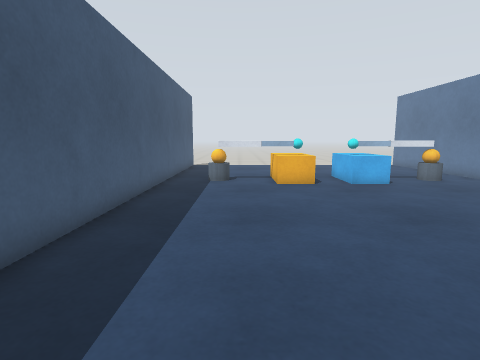
view 1 (above)

16 first-person views from a walk through a Gazebo world. The camera is 0.94 m above the floor, tilts 8° down and sees 80° across. The floor is counted in squares, 0.5 m on a side. Each view is taken from the middle of a square. On the plan, view 1 faces up. The plan holds only what a view shows up to about 16 squares ahead; the rest is blank. The place goes on beyond the plan.

view 2
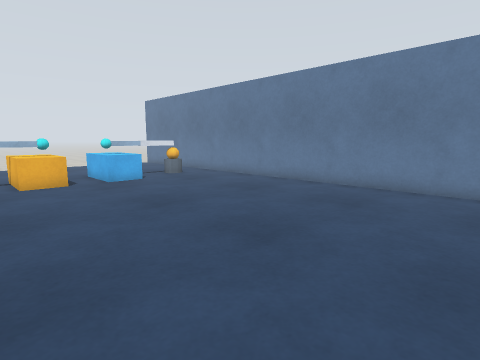

view 3
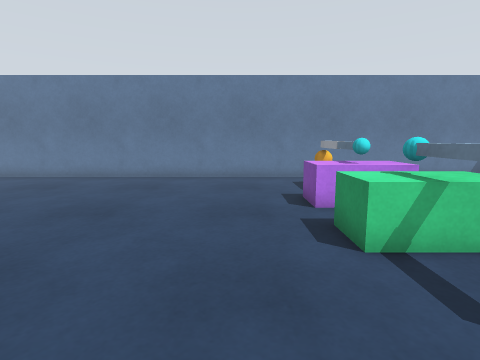

view 4
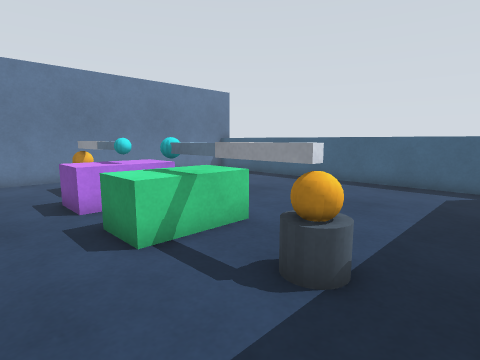

view 5
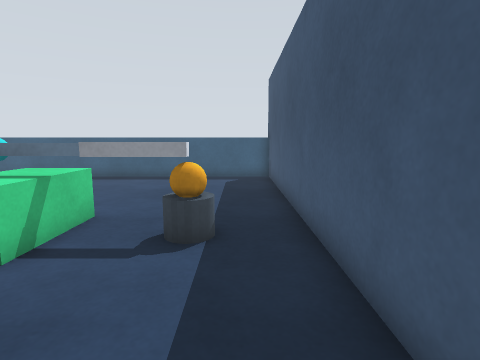

view 6
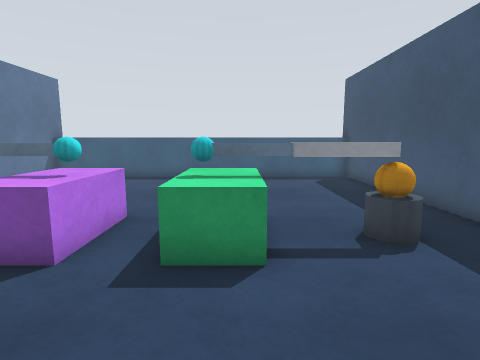

view 7
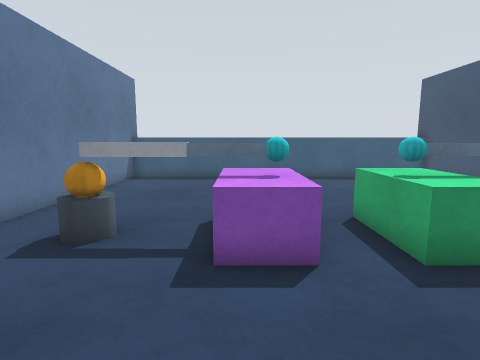

view 8
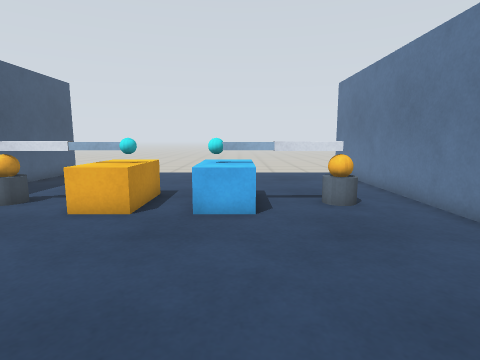

view 9
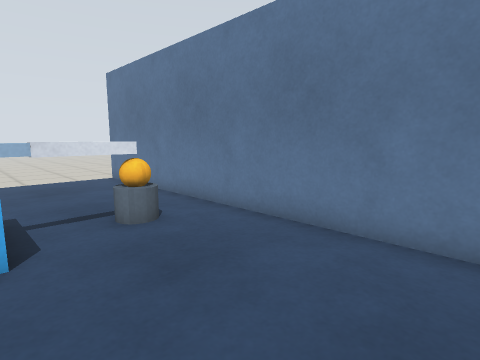

view 10
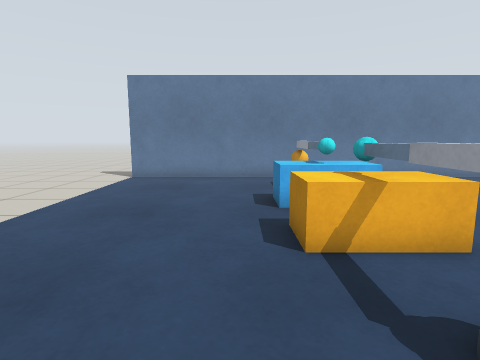

view 11
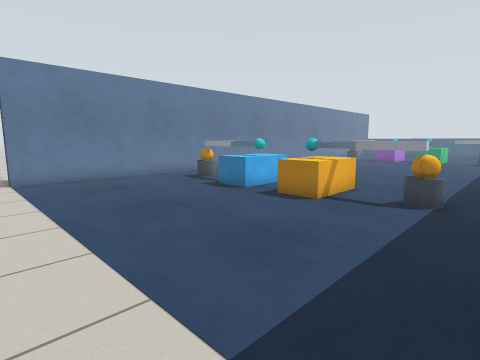

view 12
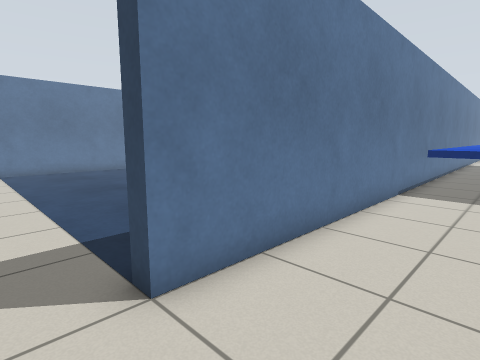

view 13
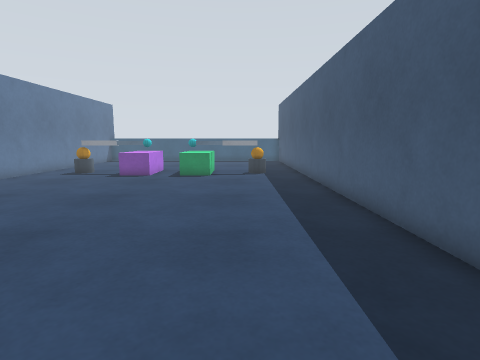

view 14
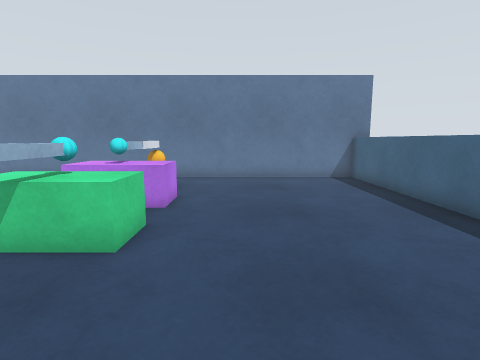

view 15
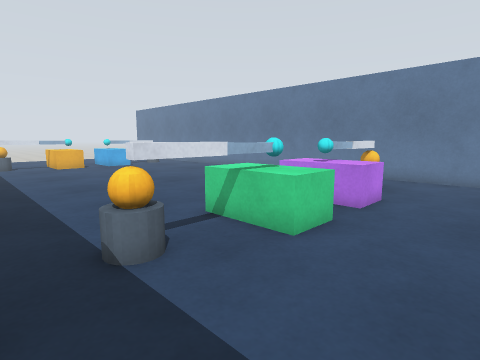

view 16
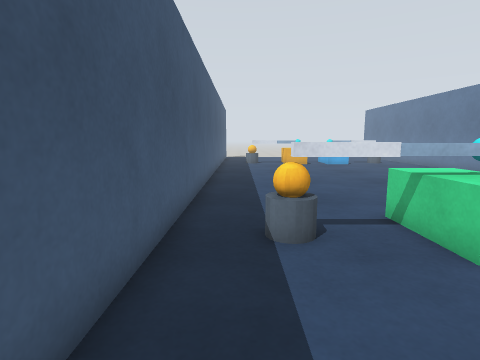

### Floor plan
Points are (right, up) in squares from view 1. A wall is a line through its corners. A room is listed if a view was taken in it or the views show most of it. See-through windows are left out.
Room 1 (views 1, 2, 3, 4, 5, 6, 7, 8, 9, 10, 11, 13, 14, 15, 16)
walls: (-4, 21.5) (-3.5, 21.5) (-3.5, -14.5); (11.5, -14.6) (11.5, 21.5)
low walls: (-3.6, -13.7) (11.5, -13.7)
ways out: opening at (-4, 22.5) to room 2; opening at (12, 22.5)
objects: orange ball (-1, -5) to (-1, -4); orange ball (-1, 13) to (-1, 14); white box (0, -4); white box (0, 14); blue box (1, -5) to (2, -4); blue box (1, 13) to (2, 14); green box (2, -6) to (3, -6); green box (2, -3) to (3, -3); orange box (2, 12) to (3, 12); orange box (2, 15) to (3, 15); cyan ball (3, -5) to (3, -4); cyan ball (3, 13) to (3, 14); purple box (5, -6) to (6, -6); cyan ball (5, -5) to (5, -4); purple box (5, -3) to (6, -3); blue box (5, 12) to (6, 12); cyan ball (5, 13) to (5, 14); blue box (5, 15) to (6, 15); blue box (6, -5) to (7, -4); blue box (6, 13) to (7, 14); white box (8, -4); white box (8, 14); orange ball (9, -5) to (9, -4); orange ball (9, 13) to (9, 14)
Room 2 (view 12)
walls: (-4, 2.9) (-4, 21.5)
low walls: (-6, 11.5) (-4.5, 11.5)
ways out: opening at (-4, 22.5) to room 1

Where each view was taken, in squares from view 1:
view 1: 0 up, 0 right, facing up
view 2: 1 down, 0 right, facing up-right
view 3: 1 down, 3 left, facing right
view 4: 1 down, 3 left, facing down-right
view 5: 1 up, 2 left, facing down
view 6: 1 up, 2 right, facing down
view 7: 1 up, 6 right, facing down
view 8: 5 up, 6 right, facing up
view 9: 7 up, 6 right, facing up-right
view 10: 16 up, 3 left, facing right
view 11: 23 up, 3 left, facing down-right
view 12: 23 up, 7 left, facing down-right
view 13: 12 up, 0 right, facing down
view 14: 8 down, 3 left, facing right
view 15: 9 down, 3 left, facing up-right
view 16: 10 down, 2 left, facing up
